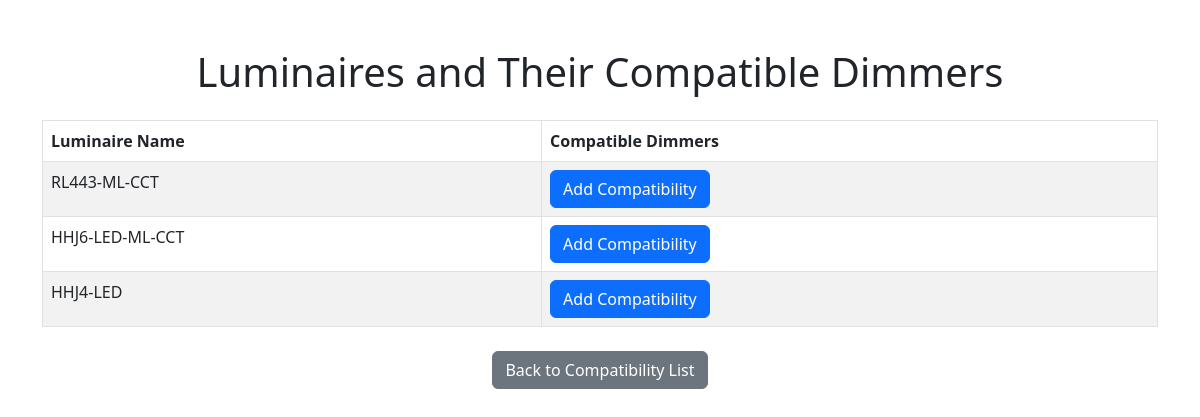
Before: /luminaires/ with the older database file.
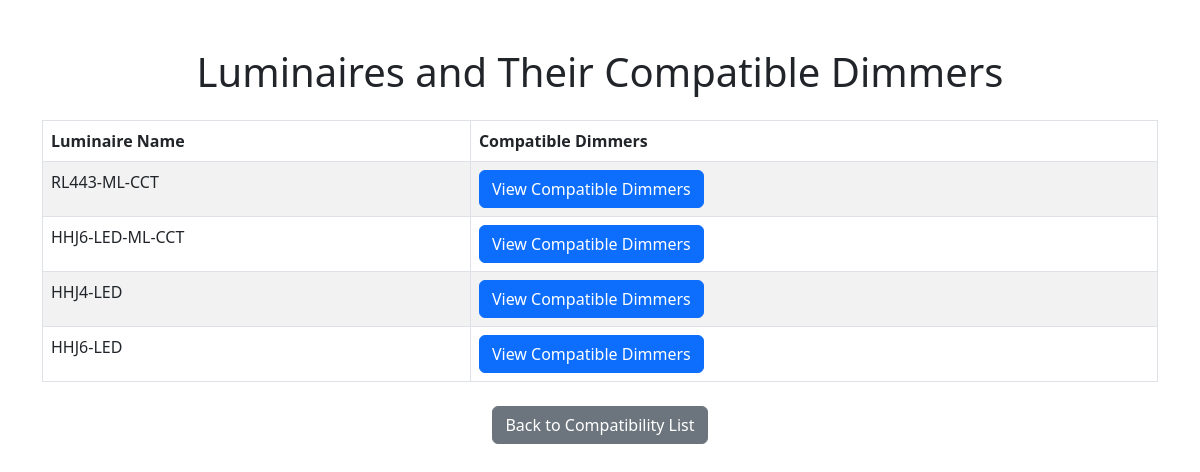
After: the same page with the newer database file.
### dimmer_matching/models.py (models this page shows, shortened)
class Luminaire(models.Model):
    STATUS_CHOICES = [
        ('Not Tested', 'Not Tested'),
        ('Tested', 'Tested')
    ]
    creation_date = models.DateTimeField(auto_now_add=True)
    product_name = models.CharField(max_length=255)
    max_power = models.FloatField()  # Added max_power field to store the maximum power (in watts)
    dimming_protocol = models.CharField(max_length=100, choices=[
        ('ELV', 'ELV'),
        ('Triac', 'Triac'),
        ('0-10V', '0-10V')
    ])
    manufacturer_url = models.URLField(blank=True, null=True)
    status = models.CharField(max_length=20, choices=STATUS_CHOICES, default='Not Tested')  # Add status field

### dimmer_matching/views.py (the view)
# urls.py: path('luminaires/', views.luminaire_list_with_dimmers, name='luminaire_list_with_dimmers'),
def luminaire_list_with_dimmers(request):
    luminaires = Luminaire.objects.all()
    luminaire_data = []
    for luminaire in luminaires:
        compatible_dimmers = Dimmer.objects.filter(dimming_protocol=luminaire.dimming_protocol)
        if compatible_dimmers.exists():
            dimmer_link = f"/luminaire/{luminaire.id}/dimmers/"
        else:
            dimmer_link = f"/luminaire/{luminaire.id}/add-compatibility/"
        luminaire_data.append({
            'luminaire': luminaire,
            'dimmer_link': dimmer_link
        })
    return render(request, 'luminaire_list_with_dimmers.html', {
        'luminaire_data': luminaire_data
    })

### dimmer_matching/templates/luminaire_list_with_dimmers.html (shortened to what this page needs)
<!DOCTYPE html>
<html lang="en">
<head>
    <link href="https://cdn.jsdelivr.net/npm/bootstrap@5.3.0-alpha1/dist/css/bootstrap.min.css" rel="stylesheet">
</head>
<body>
<div class="container mt-5">
    <h1 class="text-center mb-4">Luminaires and Their Compatible Dimmers</h1>
    <table class="table table-bordered table-striped">
        <thead class="thead-dark">
            <tr>
                <th>Luminaire Name</th>
                <th>Compatible Dimmers</th>
            </tr>
        </thead>
        <tbody>
            {% for item in luminaire_data %}
            <tr>
                <td>{{ item.luminaire.product_name }}</td>
                <td>
                    <a href="{{ item.dimmer_link }}" class="btn btn-primary">
                        {% if 'add-compatibility' in item.dimmer_link %}
                            Add Compatibility
                        {% else %}
                            View Compatible Dimmers
                        {% endif %}
                    </a>
                </td>
            </tr>
            {% endfor %}
        </tbody>
    </table>
    <div class="text-center mt-4">
        <a href="{% url 'compatibility_list' %}" class="btn btn-secondary">Back to Compatibility List</a>
    </div>
</div>
</body>
</html>

Changed rows visible on the page:
computed for Luminaire "RL443-ML-CCT": text "Add Compatibility" → "View Compatible Dimmers"
computed for Luminaire "HHJ6-LED-ML-CCT": text "Add Compatibility" → "View Compatible Dimmers"
computed for Luminaire "HHJ4-LED": text "Add Compatibility" → "View Compatible Dimmers"
added Luminaire: luminaire.product_name "HHJ6-LED", shows "View Compatible Dimmers"
